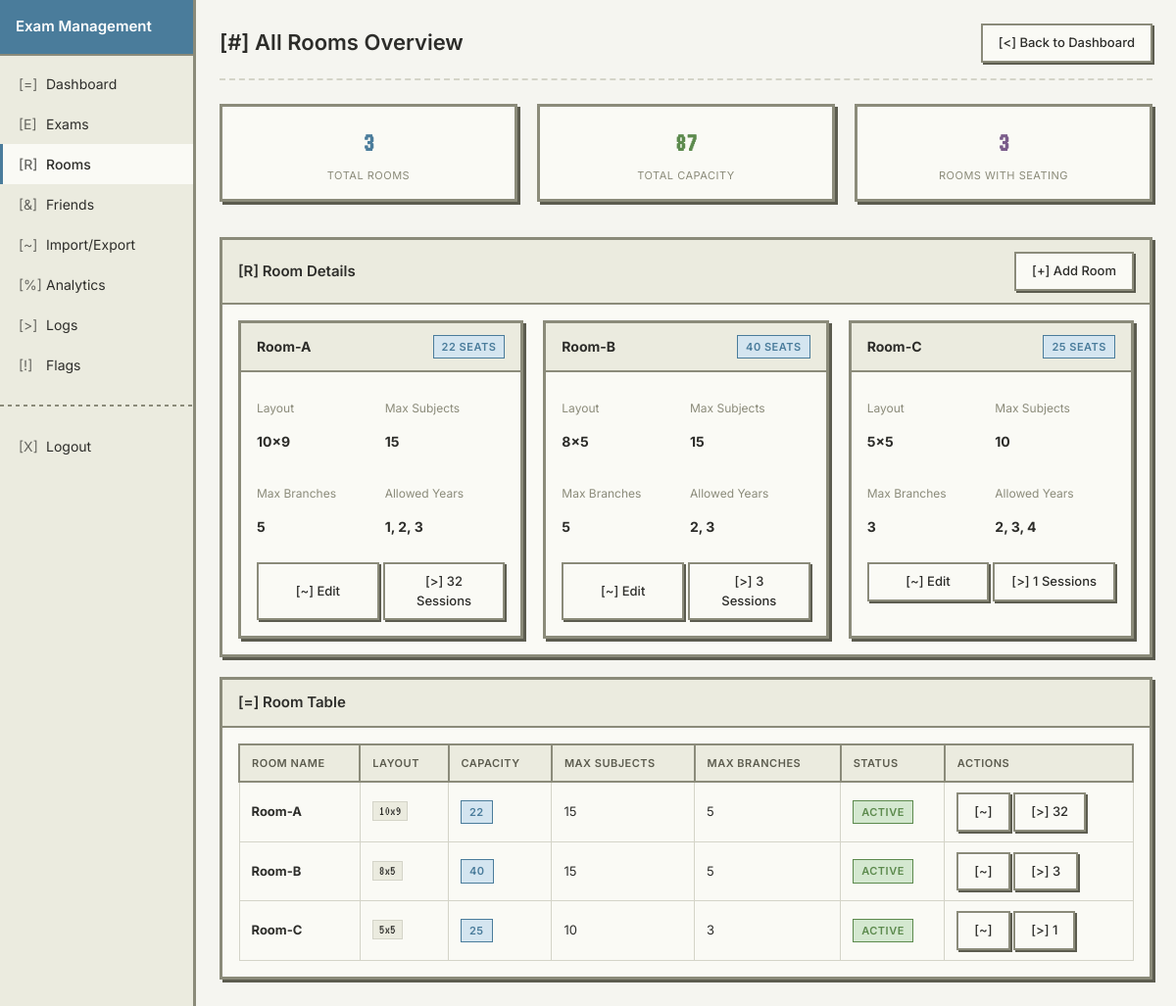
/admin/view_all_rooms (signed in), run on the app's committed database.
### tables this page shows
CREATE TABLE room_configs (
            id INTEGER PRIMARY KEY AUTOINCREMENT,
            room_name TEXT NOT NULL UNIQUE,
            capacity INTEGER NOT NULL,
            max_subjects INTEGER,
            max_branches INTEGER,
            allowed_years TEXT, -- Comma-separated string of years
            allowed_branches TEXT, -- Comma-separated string of branches
            layout_columns INTEGER DEFAULT 6,
            layout_rows INTEGER DEFAULT 5
        , max_departments INTEGER DEFAULT 2, max_years INTEGER DEFAULT 2);

### app.py (the view)
@app.route('/admin/view_all_rooms')
@require_admin
def admin_view_all_rooms():
    conn = sqlite3.connect(DB_PATH)
    cursor = conn.cursor()
    cursor.execute('''
        SELECT id, room_name, capacity, layout_columns, layout_rows,
               max_subjects, max_branches, allowed_years
        FROM room_configs ORDER BY room_name
    ''')
    rooms_raw = cursor.fetchall()
    conn.close()
    rooms = []
    total_capacity = 0
    rooms_with_seating = 0
    for room in rooms_raw:
        allowed_years = room[7].split(',') if room[7] else []
        room_name = room[1]
        session_files = glob.glob(f'visualizations/{room_name}_*.html')
        has_seating = len(session_files) > 0
        rooms.append({
            'id': room[0],
            'room_name': room_name,
            'capacity': room[2],
            'layout_columns': room[3] or 6,
            'layout_rows': room[4] or 5,
            'max_subjects': room[5] or 3,
            'max_branches': room[6] or 4,
            'allowed_years': allowed_years,
            'has_seating': has_seating,
            'session_count': len(session_files)
        })
        total_capacity += room[2]
        if has_seating:
            rooms_with_seating += 1
    return render_template('admin_view_all_rooms.html',
                           rooms=rooms,
                           total_capacity=total_capacity,
                           rooms_with_seating=rooms_with_seating)

### app.py (called while the page is built)
def require_admin(f):
    @wraps(f)
    def decorated_function(*args, **kwargs):
        if 'role' not in session or session['role'] != 'admin':
            flash('Admin access required.', 'danger')
            return redirect(url_for('login'))
        return f(*args, **kwargs)
    return decorated_function

### templates/admin_view_all_rooms.html (shortened to what this page needs)
{% extends "base_retro.html" %}
{% block content %}
<div class="page-header">
    <h1>[#] All Rooms Overview</h1>
    <a href="{{ url_for('admin_dashboard') }}" class="btn">[<] Back to Dashboard</a>
</div>
<div class="grid-3 mb-2">
    <div class="card text-center">
        <div class="card-body">
            <div class="stat-value text-primary">{{ rooms|length }}</div>
            <div class="stat-label">Total Rooms</div>
        </div>
    </div>
    <div class="card text-center">
        <div class="card-body">
            <div class="stat-value text-success">{{ total_capacity }}</div>
            <div class="stat-label">Total Capacity</div>
        </div>
    </div>
    <div class="card text-center">
        <div class="card-body">
            <div class="stat-value" style="color: var(--accent-purple);">{{ rooms_with_seating }}</div>
            <div class="stat-label">Rooms with Seating</div>
        </div>
    </div>
</div>
<div class="card">
    <div class="card-header flex-between">
        <h3>[R] Room Details</h3>
        <a href="{{ url_for('admin_add_room_config') }}" class="btn btn-success btn-sm">[+] Add Room</a>
    </div>
    <div class="card-body">
        {% if rooms %}
        <div class="grid-3">
            {% for room in rooms %}
            <div class="card" style="margin-bottom: 0;">
                <div class="card-header flex-between">
                    <span><strong>{{ room.room_name }}</strong></span>
                    <span class="badge badge-blue">{{ room.capacity }} seats</span>
                </div>
                <div class="card-body">
                    <div class="grid-2" style="gap: 8px; margin-bottom: 12px;">
                        <div>
                            <p class="text-muted text-sm">Layout</p>
                            <p><strong>{{ room.layout_columns }}x{{ room.layout_rows }}</strong></p>
                        </div>
                        <div>
                            <p class="text-muted text-sm">Max Subjects</p>
                            <p><strong>{{ room.max_subjects }}</strong></p>
                        </div>
                        <div>
                            <p class="text-muted text-sm">Max Branches</p>
                            <p><strong>{{ room.max_branches }}</strong></p>
                        </div>
                        <div>
                            <p class="text-muted text-sm">Allowed Years</p>
                            <p><strong>{{ room.allowed_years|join(', ') if room.allowed_years else 'All' }}</strong></p>
                        </div>
                    </div>
                    <div class="btn-group" style="width: 100%; display: flex; gap: 4px;">
                        <a href="{{ url_for('admin_edit_room_config', room_id=room.id) }}" class="btn btn-sm" style="flex: 1; text-align: center;">[~] Edit</a>
                        {% if room.has_seating %}
                        <a href="{{ url_for('static_html', filename='index.html') }}" target="_blank" class="btn btn-sm btn-primary" style="flex: 1; text-align: center;">[>] {{ room.session_count }} Sessions</a>
                        {% else %}
                        <span class="btn btn-sm" style="flex: 1; text-align: center; opacity: 0.5; cursor: not-allowed;">[?] No Layout</span>
                        {% endif %}
                    </div>
                </div>
            </div>
            {% endfor %}
        </div>
        {% else %}
        <div class="empty-state">
            <div class="empty-state-icon">[?]</div>
            <p>No rooms configured yet.</p>
            <a href="{{ url_for('admin_add_room_config') }}" class="btn btn-success">[+] Add Your First Room</a>
        </div>
        {% endif %}
    </div>
</div>
<div class="card">
    <div class="card-header">
        <h3>[=] Room Table</h3>
    </div>
    <div class="card-body">
        {% if rooms %}
        <table class="table">
            <thead>
                <tr>
                    <th>Room Name</th>
                    <th>Layout</th>
                    <th>Capacity</th>
                    <th>Max Subjects</th>
                    <th>Max Branches</th>
                    <th>Status</th>
                    <th>Actions</th>
                </tr>
            </thead>
            <tbody>
                {% for room in rooms %}
                <tr>
                    <td><strong>{{ room.room_name }}</strong></td>
                    <td><code>{{ room.layout_columns }}x{{ room.layout_rows }}</code></td>
                    <td><span class="badge badge-blue">{{ room.capacity }}</span></td>
                    <td>{{ room.max_subjects }}</td>
                    <td>{{ room.max_branches }}</td>
                    <td>
                        {% if room.has_seating %}
                        <span class="badge badge-green">Active</span>
                        {% else %}
                        <span class="badge badge-gray">Empty</span>
                        {% endif %}
                    </td>
                    <td>
                        <a href="{{ url_for('admin_edit_room_config', room_id=room.id) }}" class="btn btn-sm">[~]</a>
                        {% if room.has_seating %}
                        <a href="{{ url_for('static_html', filename='index.html') }}" target="_blank" class="btn btn-sm btn-primary">[>] {{ room.session_count }}</a>
                        {% endif %}
                    </td>
                </tr>
                {% endfor %}
            </tbody>
        </table>
        {% endif %}
    </div>
</div>
{% endblock %}

### data on the page
room_configs: room_name "Room-A", capacity "22", layout_columns "10", layout_rows "9", max_subjects "15", max_branches "5", allowed_years "1, 2, 3", session_count "32"
room_configs: room_name "Room-B", capacity "40", layout_columns "8", layout_rows "5", max_subjects "15", max_branches "5", allowed_years "2, 3", session_count "3"
room_configs: room_name "Room-C", capacity "25", layout_columns "5", layout_rows "5", max_subjects "10", max_branches "3", allowed_years "2, 3, 4", session_count "1"

### other printed values
{{ rooms|length }} "3"
{{ total_capacity }} "87"
{{ rooms_with_seating }} "3"
